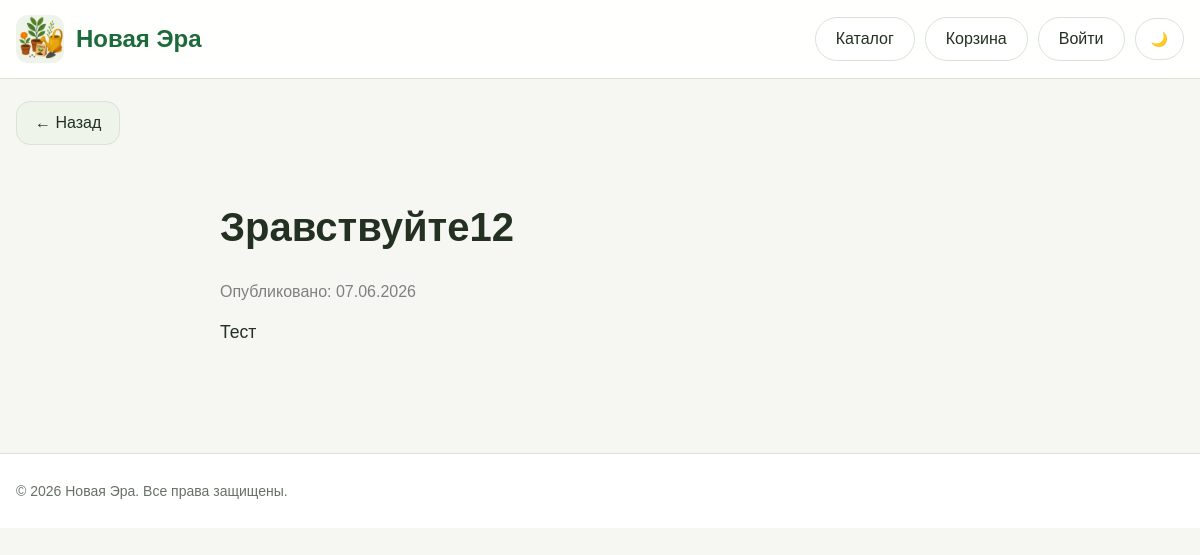
/blog/1, run on an earlier commit of the app's database.
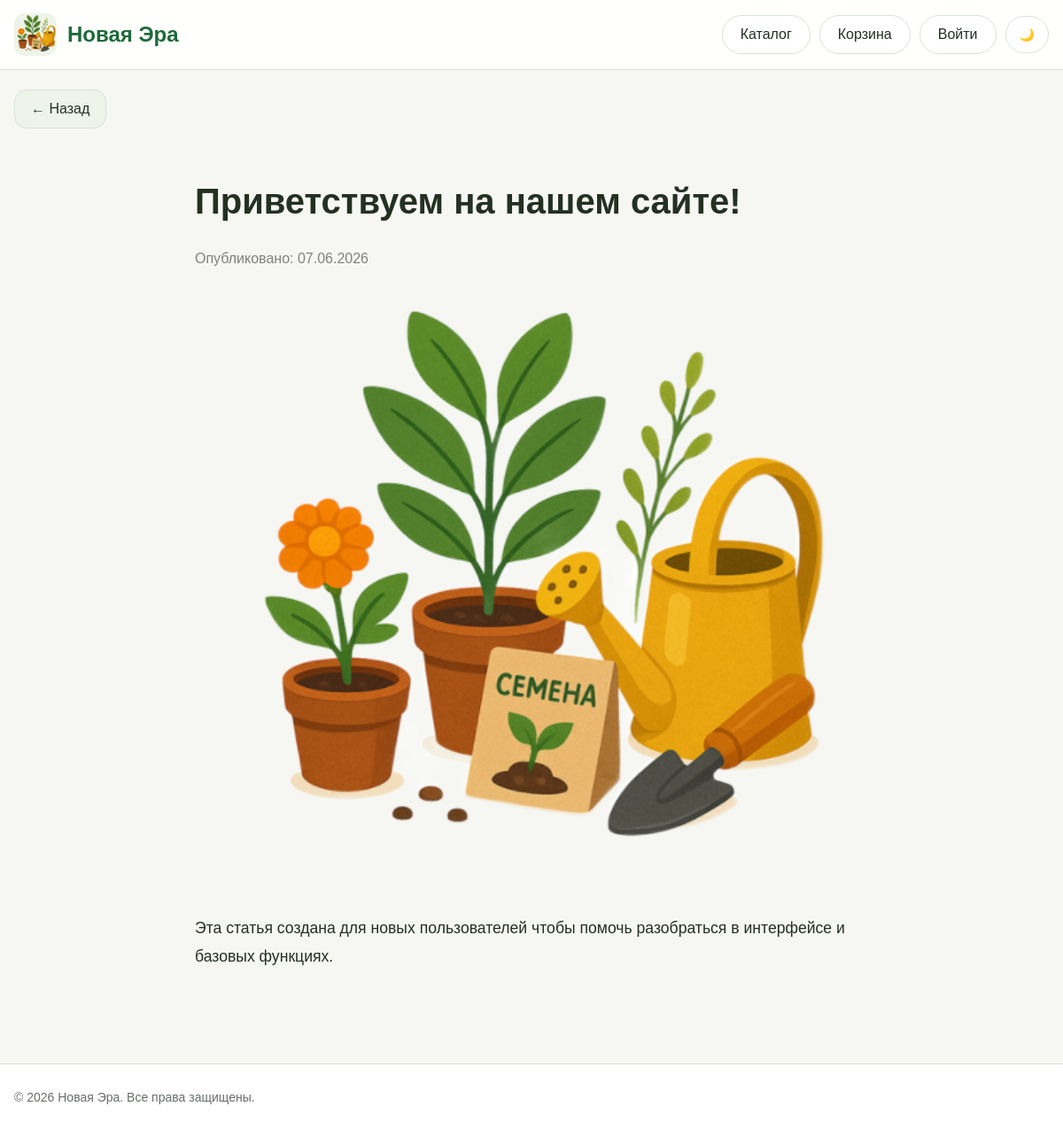
And on a later commit of the database.
### models.py (models this page shows)
class Post(db.Model):
    __tablename__ = 'post'
    id = db.Column(db.Integer, primary_key=True)
    title = db.Column(db.String(200), nullable=False)
    content = db.Column(db.Text, nullable=False)
    date_posted = db.Column(db.DateTime, default=datetime.now)
    image_post = db.Column(db.String(255))
    product_id = db.Column(db.Integer, db.ForeignKey('products.id'), nullable=True)
    related_product = db.relationship('Product', backref='posts')

### routes.py (the view)
@bp.route('/blog/<int:post_id>')
def post_detail(post_id):
    post = Post.query.get_or_404(post_id)
    return render_template('post.html', post=post)

### templates/post.html (shortened to what this page needs)
{% extends "base.html" %}
{% block content %}
<a href="javascript:history.back()" class="back-btn">
        ← Назад
    </a>
<article class="post-container" style="max-width: 800px; margin: 40px auto; padding: 0 20px;">
    <header>
        <h1 style="font-size: 2.5rem;">{{ post.title }}</h1>
        <p style="color: gray;">Опубликовано: {{ post.date_posted.strftime('%d.%m.%Y') }}</p>
    </header>
    {% if post.image_post %}
    <img src="/{{ post.image_post.lstrip('/') }}" alt="{{ post.title }}" style="width: 100%; border-radius: 12px; margin: 20px 0;">
    {% endif %}
    <div class="post-content" style="font-size: 1.1rem; line-height: 1.8;">
        {{ post.content | safe }}
    </div>
</article>
{% endblock %}

What changed in the data, as far as the page shows it:
changed Post: title "Зравствуйте12" → "Приветствуем на нашем сайте!"; image_post.lstrip: picture added; content "Тест" → "Эта статья создана для новых пользователей чтобы помочь разобраться в интерфейсе и базовых функциях."
